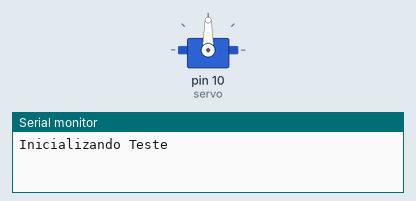
The sketch below on a simulated Arduino Uno, built with avr-gcc and run on an emulated ATmega328P. Shown: servo, the last lines printed to the serial monitor.

Above: at 0.05 s.
At 3.5 s:
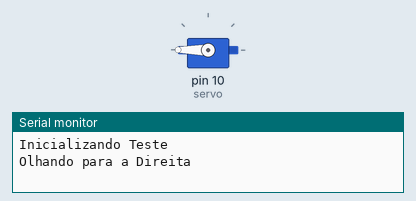
At 7.35 s:
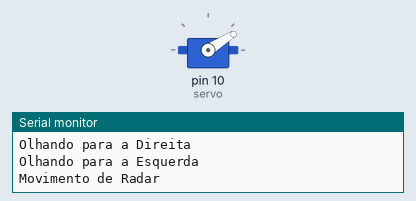
At 10.65 s:
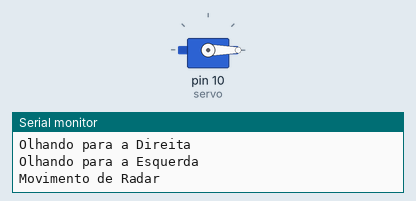
Timing chart, 0 to 15.2 s (numbered marks = the images above):
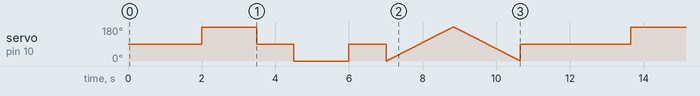

Measured:
- by itself, servo on pin 10 (servo): moves between 0° and 180°, repeating every 11.7 s

The sketch:

servo_test.ino
```cpp
// Biblioteca
#include <Servo.h>

// Configurando servo no motor shield
Servo servo;

void setup() {
  // Inicializando Serial Monitor
  Serial.begin(9600);

  // Inicializando o servo motor
  servo.attach(10);
}

void loop() {
  //Inicializando teste
  Serial.println("Inicializando Teste");
  delay(2000);

  //Olhando para a direita
  Serial.println("Olhando para a Direita");
  olharParaDireita();
  delay(1000);

  //Olhando para a esquerda
  Serial.println("Olhando para a Esquerda");
  olharParaEsquerda();
  delay(1000);

  //Movimento de radar
  Serial.println("Movimento de Radar");
  movRadar();
  delay(1000);
}

void olharParaDireita(){
  servo.write(180);
  delay(1500);
  servo.write(90);
}

void olharParaEsquerda(){
  servo.write(0);
  delay(1500);
  servo.write(90);
}

void movRadar(){
  int i, j;
  for(i = 0; i <= 180; i += 2){
    delay(10);
    servo.write(i);
    delay(10);
  }
  for(j = 180; j >= 0; j -= 2){
    delay(10);
    servo.write(j);
    delay(10);
  }
  servo.write(90);
}
```
